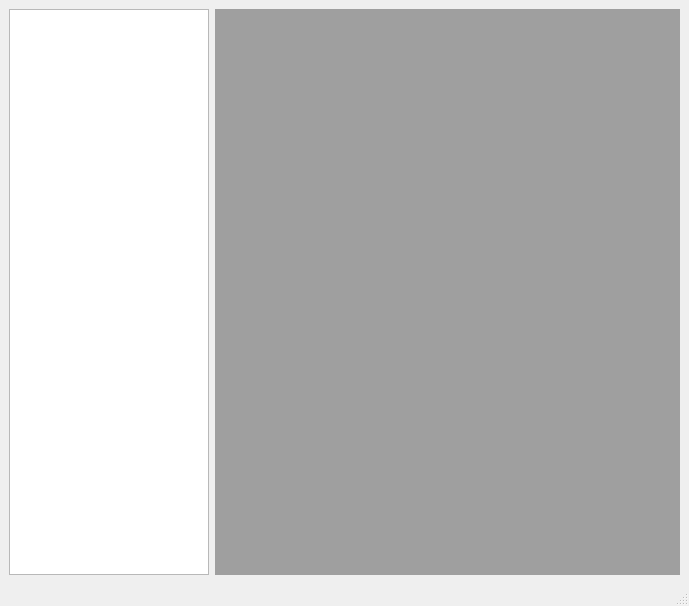
<?xml version="1.0" encoding="UTF-8"?>
<ui version="4.0">
 <class>NotesBrowser</class>
 <widget class="QMainWindow" name="NotesBrowser">
  <property name="geometry">
   <rect>
    <x>0</x>
    <y>0</y>
    <width>689</width>
    <height>606</height>
   </rect>
  </property>
  <property name="windowTitle">
   <string>MainWindow</string>
  </property>
  <widget class="QWidget" name="centralwidget">
   <layout class="QHBoxLayout" name="horizontalLayout">
    <item>
     <widget class="QListWidget" name="listWidget">
      <property name="minimumSize">
       <size>
        <width>200</width>
        <height>0</height>
       </size>
      </property>
     </widget>
    </item>
    <item>
     <widget class="QMdiArea" name="mdiArea"/>
    </item>
   </layout>
  </widget>
  <widget class="QStatusBar" name="statusbar"/>
 </widget>
 <resources/>
 <connections/>
</ui>
